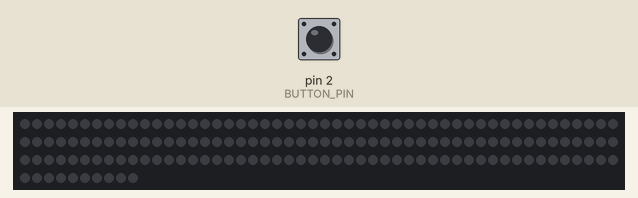
This sketch was run on a simulated SparkFun Pro Micro, built with avr-gcc and run on an emulated ATmega32U4. Parts: 160 RGB LEDs in strip order, left to right, continuing on the next row. The inputs (shaded band) are chosen by the test bench; at power-on: pin 2 (BUTTON_PIN) HIGH. Dim RGB values are drawn brighter than linear; what the sketch prints to the serial monitor is not drawn.

Above: at 1.2 s.
1.3 s: pin 2 (BUTTON_PIN) pulled LOW for 3.2 s
At 5.6 s:
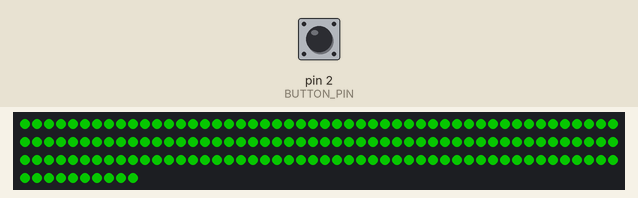
6.0 s: pin 2 (BUTTON_PIN) pulled LOW for 3.2 s
At 10.4 s:
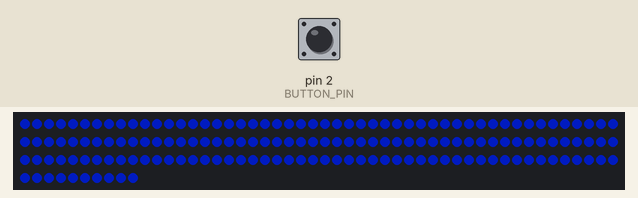
10.7 s: pin 2 (BUTTON_PIN) pulled LOW for 3.2 s
At 15.1 s:
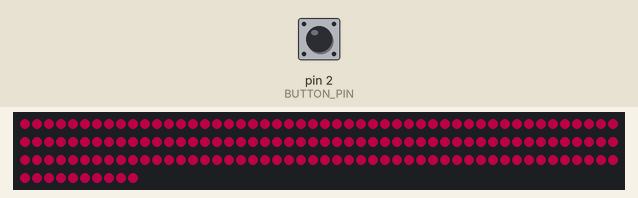
15.4 s: pin 2 (BUTTON_PIN) pulled LOW for 1 s
17.9 s: pin 2 (BUTTON_PIN) pulled LOW for 0.15 s
At 19.3 s:
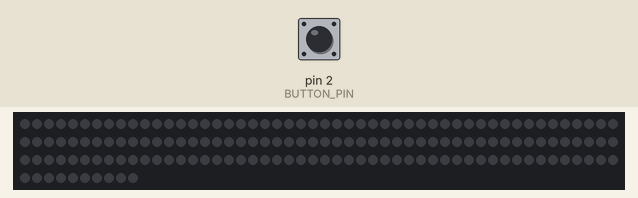
Timing chart, 0 to 20.9 s (numbered marks = the images above; inputs shaded):
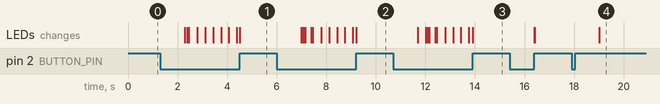

Measured:
- after the input at 1.3 s, the LEDs: first change after 0.99 s (image 1 shows a later state)
- after the input at 17.9 s, the LEDs: change after 1.1 s (image 4)

The sketch:

main.ino
```cpp
// Libraries
#include <Adafruit_NeoPixel.h>
#include <Keyboard.h>

// Pins used on Pro Micro
#define LED_PIN 5
#define BUTTON_PIN 2

// Special keyboard keys: https://www.sparkfun.com/tutorials/337
#define KEY_LEFT_CTRL  0x80
#define KEY_LEFT_SHIFT 0x81
#define KEY_LEFT_ALT   0x82
#define KEY_LEFT_GUI   0x83
#define KEY_RIGHT_CTRL 0x84
#define KEY_RIGHT_SHIFT    0x85
#define KEY_RIGHT_ALT  0x86
#define KEY_RIGHT_GUI  0x87
#define KEY_UP_ARROW   0xDA
#define KEY_DOWN_ARROW 0xD9
#define KEY_LEFT_ARROW 0xD8
#define KEY_RIGHT_ARROW    0xD7
#define KEY_BACKSPACE  0xB2
#define KEY_TAB        0xB3
#define KEY_RETURN 0xB0
#define KEY_ESC        0xB1
#define KEY_INSERT 0xD1
#define KEY_DELETE 0xD4
#define KEY_PAGE_UP    0xD3
#define KEY_PAGE_DOWN  0xD6
#define KEY_HOME   0xD2
#define KEY_END        0xD5
#define KEY_CAPS_LOCK  0xC1
#define KEY_F1     0xC2
#define KEY_F2     0xC3
#define KEY_F3     0xC4
#define KEY_F4     0xC5
#define KEY_F5     0xC6
#define KEY_F6     0xC7
#define KEY_F7     0xC8
#define KEY_F8     0xC9
#define KEY_F9     0xCA
#define KEY_F10    0xCB
#define KEY_F11    0xCC
#define KEY_F12    0xCD

Adafruit_NeoPixel strip = Adafruit_NeoPixel(160, LED_PIN, NEO_GRB + NEO_KHZ800);

#define PRESS_THRESHOLD_MIN 100 // Approx min # of cycles button held to trigger action
#define PRESS_HOLD_THRESHOLD 10000 // Approx # of cycles button held down before considered a button hold action

// For finding RGB values: https://arduino.stackexchange.com/a/35769
const uint8_t lights[360] = {
  0, 0, 0, 0, 0, 1, 1, 2, 2, 3, 4, 5, 6, 7, 8, 9, 11, 12, 13, 15, 17, 18, 20, 22, 24, 26, 28, 30, 32, 35, 37, 39,
  42, 44, 47, 49, 52, 55, 58, 60, 63, 66, 69, 72, 75, 78, 81, 85, 88, 91, 94, 97, 101, 104, 107, 111, 114, 117, 121, 124, 127, 131, 134, 137,
  141, 144, 147, 150, 154, 157, 160, 163, 167, 170, 173, 176, 179, 182, 185, 188, 191, 194, 197, 200, 202, 205, 208, 210, 213, 215, 217, 220, 222, 224, 226, 229,
  231, 232, 234, 236, 238, 239, 241, 242, 244, 245, 246, 248, 249, 250, 251, 251, 252, 253, 253, 254, 254, 255, 255, 255, 255, 255, 255, 255, 254, 254, 253, 253,
  252, 251, 251, 250, 249, 248, 246, 245, 244, 242, 241, 239, 238, 236, 234, 232, 231, 229, 226, 224, 222, 220, 217, 215, 213, 210, 208, 205, 202, 200, 197, 194,
  191, 188, 185, 182, 179, 176, 173, 170, 167, 163, 160, 157, 154, 150, 147, 144, 141, 137, 134, 131, 127, 124, 121, 117, 114, 111, 107, 104, 101, 97, 94, 91,
  88, 85, 81, 78, 75, 72, 69, 66, 63, 60, 58, 55, 52, 49, 47, 44, 42, 39, 37, 35, 32, 30, 28, 26, 24, 22, 20, 18, 17, 15, 13, 12,
  11, 9, 8, 7, 6, 5, 4, 3, 2, 2, 1, 1, 0, 0, 0, 0, 0, 0, 0, 0, 0, 0, 0, 0, 0, 0, 0, 0, 0, 0, 0, 0,
  0, 0, 0, 0, 0, 0, 0, 0, 0, 0, 0, 0, 0, 0, 0, 0, 0, 0, 0, 0, 0, 0, 0, 0, 0, 0, 0, 0, 0, 0, 0, 0,
  0, 0, 0, 0, 0, 0, 0, 0, 0, 0, 0, 0, 0, 0, 0, 0, 0, 0, 0, 0, 0, 0, 0, 0, 0, 0, 0, 0, 0, 0, 0, 0,
  0, 0, 0, 0, 0, 0, 0, 0, 0, 0, 0, 0, 0, 0, 0, 0, 0, 0, 0, 0, 0, 0, 0, 0, 0, 0, 0, 0, 0, 0, 0, 0, 0, 0, 0, 0, 0, 0, 0, 0
};

int buttonState = 0; // HIGH, LOW
float downCount = 0; // Increases as button is pushed down and held
bool wasPressed = false; // Changed when button was pushed
int rgb_stepper = 0; // Incremented when rgb values are to change
int r = 0;
int g = 0;
int b = 0;

// Initialization...
void setup() {
  Serial.begin(9600); // Set baud to 9600
  pinMode(BUTTON_PIN, INPUT_PULLUP);
  strip.begin(); // Initialize NeoPixel ring
  strip.setBrightness(100);
}

/*
  The buttonState is HIGH when:
    1. The button is not being pressed
    2. During the action of the button being pressed
    3. During the action of releasing a button press
   The buttonState is LOW when:
    1. The button is pressed down.
   During a press & hold action, it generally appears to do HIGHs --> LOW --> HIGH --> LOWs
    - The PRESS_THRESHOLD_MIN prevents the keypress actions during a hold when the second HIGH occurs.
    During a short press and release action, it appears to go HIGHs --> some LOWs and/or HIGHs --> LOWs --> HIGHs
    - It should do enough LOWs to hit the PRESS_THRESHOLD_MIN and trigger the keyboard/LED actions.
*/
void loop() {
  buttonState = digitalRead(2); // Get button state
  Serial.print(buttonState);

  if (buttonState == HIGH && wasPressed == true) {
    // If button is pushed for a shorter duration of time
    if (downCount <= PRESS_HOLD_THRESHOLD && downCount >= PRESS_THRESHOLD_MIN) {
      setAllColor(strip.Color(r,g,b));
      Keyboard.write(KEY_LEFT_GUI); // Send Windows/Super/Meta keystroke back to PC
      delay(250); // Short delay to keep LEDs on
      fadeToOff(); // Shut off LEDs
    }
    wasPressed = false;
    downCount = 0;
  }
  else if (buttonState == LOW) {
    downCount += 1; // Increments every cycle button is down
    // If button is held down long enough
    if (downCount >= PRESS_HOLD_THRESHOLD) {
      delay(10); // Slow down rate at which fade through colors
      rgb_stepper += 1;
      r = lights[(rgb_stepper + 120) % 360];
      g = lights[rgb_stepper];
      b = lights[(rgb_stepper + 240) % 360];
      setAllColor(strip.Color(r,g,b));
      if (rgb_stepper == 360) {
        rgb_stepper = 0;
      }
    }
    wasPressed = true;
  }
}

void fadeToOff(){
  // Temporary copies of stored rgb vals so we don't lose custom color
  int t_r = r;
  int t_g = g;
  int t_b = b;
  for(int i = 0; i < 255; i++){
    if(t_r > 2)
      t_r -=3;
    else if(t_r > 0)
      t_r = 0;
    if(t_g > 2)
      t_g -=3;
    else if(t_g > 0)
      t_g = 0;
    if(t_b > 2)
      t_b -=3;
    else if(t_b > 0)
      t_b = 0;
    setAllColor(strip.Color(t_r, t_g, t_b));
    // Exit function if it's reached 0,0,0 early
    if(t_r == 0 && t_g == 0 && t_b == 0)
      return;
  }
}

// Sets color for all LEDs on NeoPixel ring.
void setAllColor(uint32_t c) {
  for (uint16_t i = 0; i < strip.numPixels(); i++) {
    strip.setPixelColor(i, c);
  }
  strip.show();
}
```
